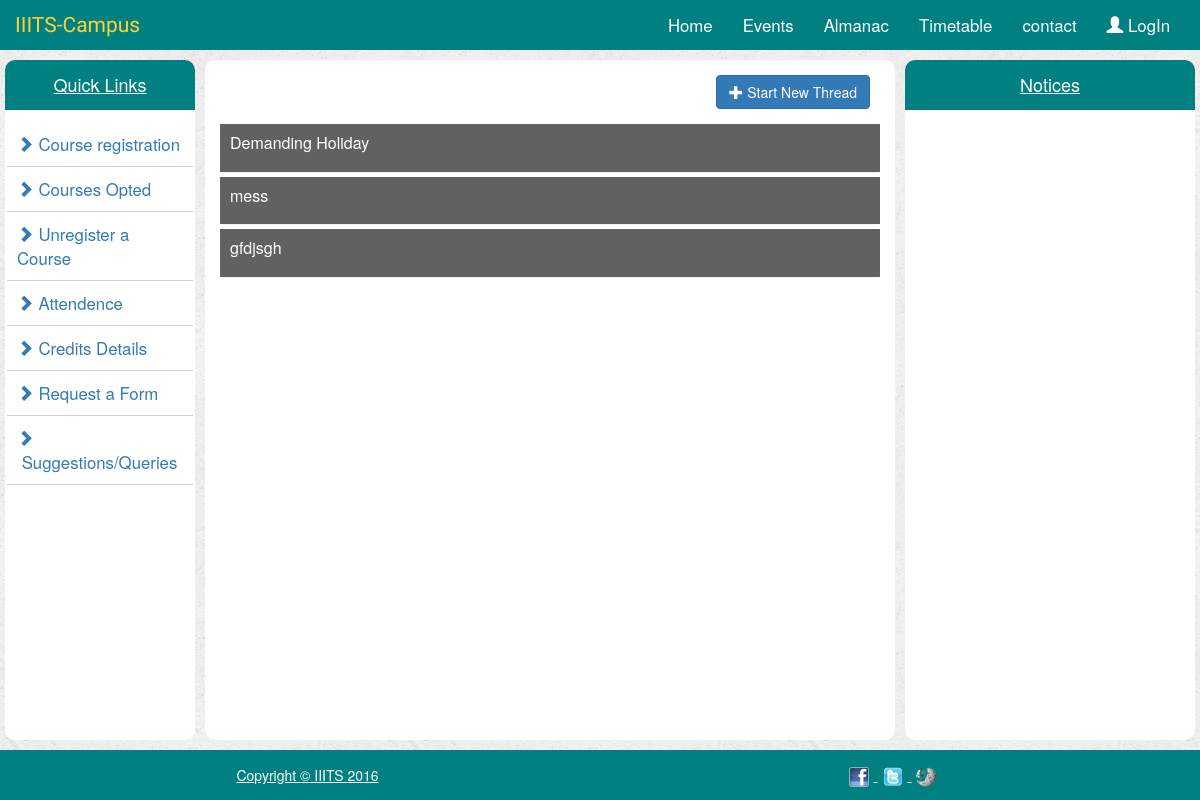
The app's page /forum/ with its own data.
### portal/models.py (models this page shows, shortened)
class Forum(models.Model):
    thread_title = models.CharField(max_length=50)
    thread_description = models.TextField()
    thread_tag = models.CharField(max_length=15)
    thread_user = models.CharField(max_length=20)

### portal/views.py (the view, shortened to what this page needs)
# urls.py: url(r'^forum/$',views.forum,name='forum'),
def forum(request):
    if  request.method == 'GET':
        all_threads = Forum.objects.all()
        content_thread = {
            'all_threads' : all_threads
        }
        return render(request,'portal/forum.html',content_thread)

### portal/templates/portal/forum.html (shortened to what this page needs)
{% extends 'portal/index.html' %}
{% block centerContent %}
    <div class = "btn-events">
       <button type="button" class="btn btn-primary " data-toggle="modal" data-target="#eventModal" ><span class = "glyphicon glyphicon-plus"></span>&nbsp;Start New Thread</button>
    </div>
    <div class="panel-group" id="UniqueName">
        {% for thread in all_threads %}
            <div class="panel panel-primary">
                <div class="panel-heading">
                    <h4 class="panel-title">
                        <a class="accordion-toggle collapsed" data-toggle="collapse" data-parent="#UniqueName" href="#collapse{{ forloop.counter }}"><p>{{ thread.thread_title }}</p></a>
                    </h4>
                </div>
            </div>
        {% endfor %}
    </div>
{% endblock %}

### portal/static/portal/style.css (style rules this page uses)
body { background: white url("images/background.png"); }
.btn-events, .btn-form { margin: 15px 25px 0px 0px; text-align: right; }
.panel-group .panel-primary { border: none; margin:15px 15px 0px 15px; }
.panel-group .panel-primary .panel-heading { background: #616161; }
.accordion-toggle { text-decoration: none !important; display: block; }
.panel-heading { border-radius: 0; padding:10px; }

### records on screen
Forum: thread_title "Demanding Holiday"
Forum: thread_title "mess"
Forum: thread_title "gfdjsgh"
